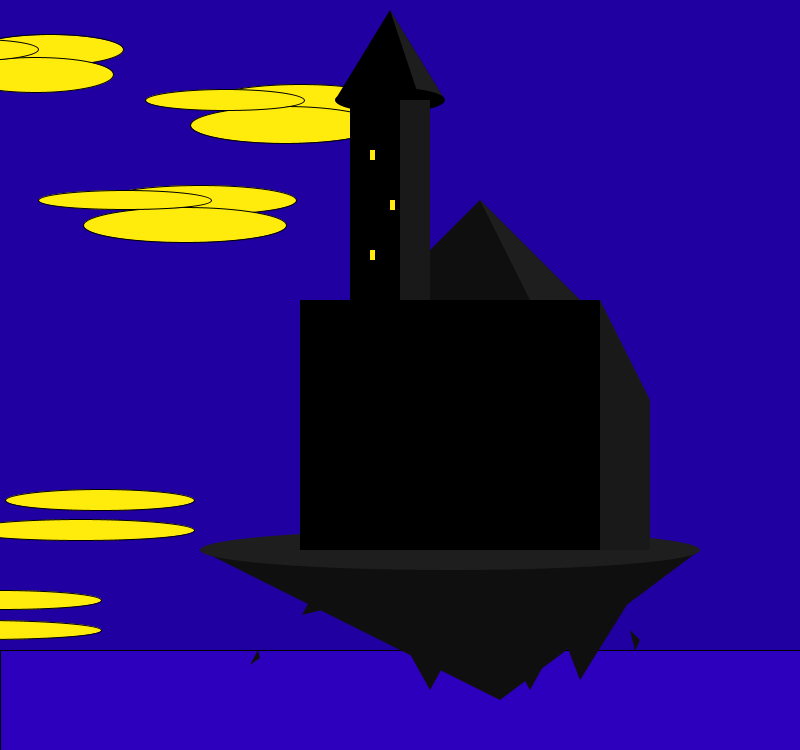
Frame 1 (no input)
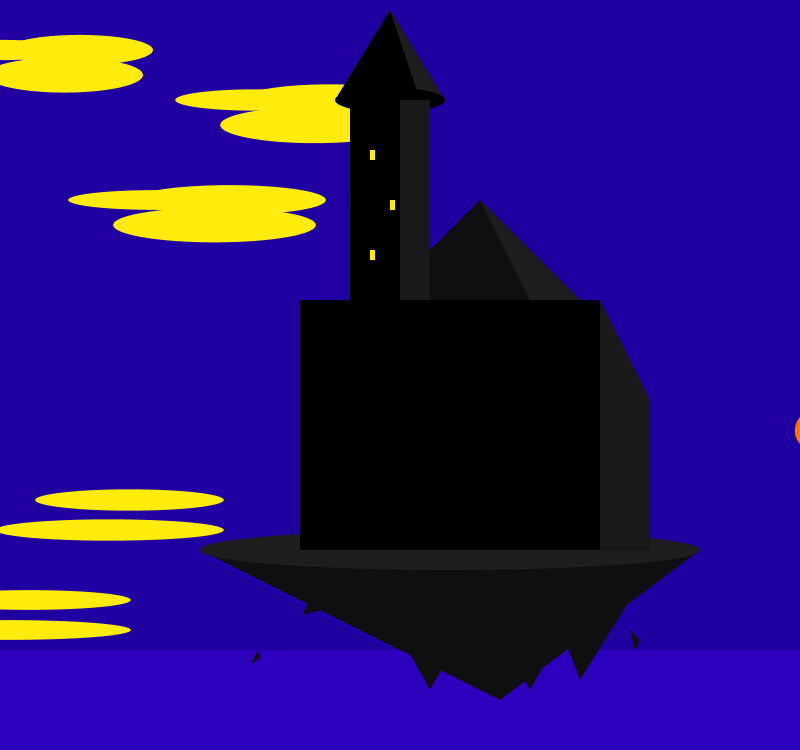
Frame 60 (the mouse pressed at the canvas centre just before this capture)
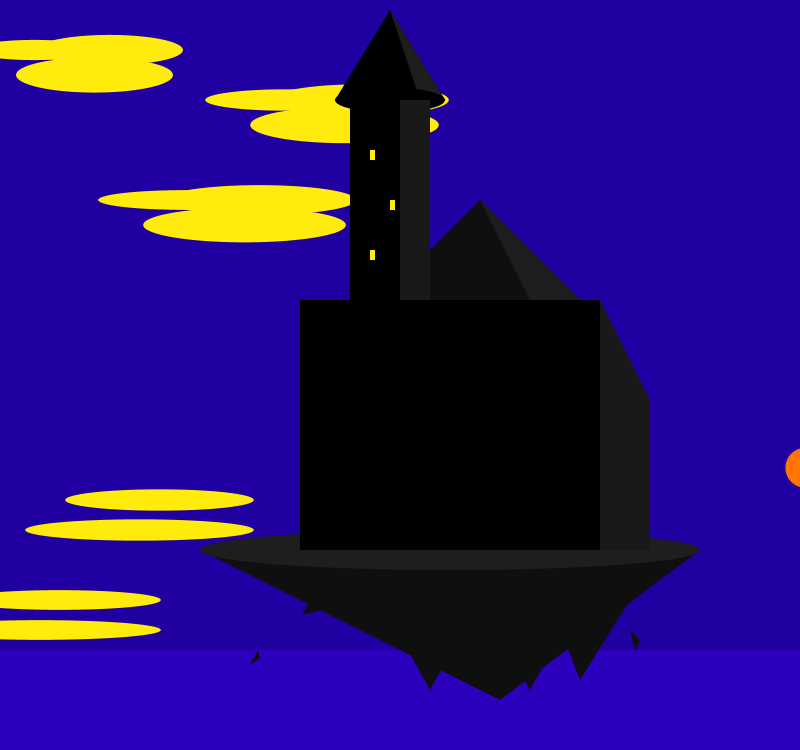
Frame 120 (the mouse held since frame 60 and released just before this capture)

The Processing sketch that drew these frames (run headless with seeded random() and noise(); from frame 60 on, the mouse is pressed at the canvas centre):

// Processing sketch: processing_130935
// ── processing_130935.pde

// Sun Variables
int sunRadius = 40;      // size of the sun
int xStart = -sunRadius; // The initial x position
int yStart = 20;         // The initial y position
float xSun = xStart;     // the x position of the sun
float ySun = yStart;     // the y position of the sun

// Arc variables
float t = 0;   // Start time
float duration = 60 * 1000; // Complete a full circle every 60 seconds
float conversionFactor = 2 * 3.14 / duration; // A full circle (2*pi) occurs every duration milliseconds

Cloud cloudOne,cloudTwo,cloudThree;

void setup()
{
size(800,750);
background (33,0,161);
 cloudOne = new Cloud(50,50);
 cloudTwo = new Cloud(200,200);
 cloudThree = new Cloud(300,100);
}

void draw()
{
   
  // Refresh background
  background(33,0,161);
  
  // Draw the sun
  fill( 255, 117, 0);
  ellipse(xSun, ySun, sunRadius, sunRadius);

  // Update position
  // this method traces a curve using a parametric equation. See http://en.wikipedia.org/wiki/Parametric_equation and Khan Academy
  // To change the speed, adjust the value added to t
  //t += 0.01;
  
  // Convert t to radians
  t = millis() * conversionFactor;

  // Use the parametric form for an ellipse. This method uses constant angular velocity
  float Rx = width/2 + sunRadius/2;
  float Ry = height/2 - sunRadius/2;
  float centerX = width/2;
  float centerY = height/2;
  
  xSun = cos(t) * Rx + centerX;
  ySun = sin(t) * Ry + centerY;
  //calls cloud function
  fill(255,236,12);
   cloudOne.makeCloud();
   cloudTwo.makeCloud();
   cloudThree.makeCloud();
   //horizon
    fill(45,0,190);
  rect(0,650,800,100);
  //castle
  fill(15);
  noStroke();
  triangle(380,300,580,300,480,200);
  triangle(630,630,635,651,640,640);
  triangle(200,550,700,550,500,700);
  triangle(430,690,380,600,480,600);
  triangle(530,690,480,600,580,600);
  triangle(580,680,530,550,630,600);
  triangle(310,600,330,608,302,615);
  triangle(258,650,260,658,250,665);
  fill(0);
  triangle(335,100,445,100,390,10);
  fill(30);
  triangle(420,100,445,100,390,10);
  fill(0);
  ellipse(390,100,110,25);
  fill(30);
  triangle(580,300,580,400,480,200);
  ellipse(450,550,500,40);
  noStroke();
  fill(0);
  rect(350,100,80,300);
  fill(25);
  rect(400,100,30,300);
  fill(0);
  rect(300,300,300,250);
  noStroke();
  fill(25);
  quad(600,300,650,400,650,550,600,550);
  fill(255,236,12);
  rect(370,150,5,10);
  rect(390,200,5,10);
  rect(370,250,5,10); 
}
////////////////////////////////////////
class Cloud{
  
  float a,b,x,y;
  
 Cloud(float parameterX, float parameterY){
 a = parameterX;
 b = parameterY;
 x = random(50,200);
 y = random(25,45);
 }
void makeCloud(){
  ellipse(a,b,x,y); 
  ellipse(a-15,b+25,x+10,y+5);
  ellipse(a-75,b,x-20,y-10);
  ellipse(a-200,b+400,x+10,y-10);
  ellipse(a-220,b+430,x+50,y-10);
  a = a + 0.5;
  if (a > 900) { 
  a = -50; 
 }
}
}
